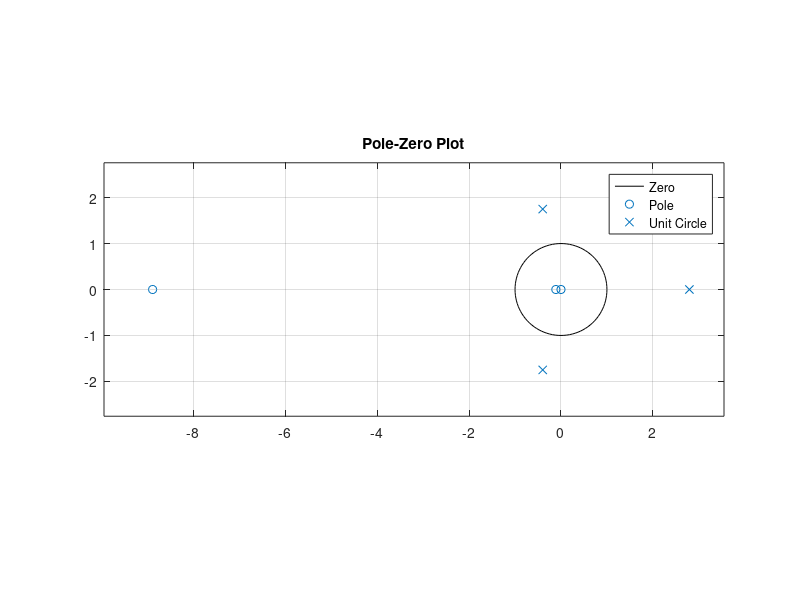
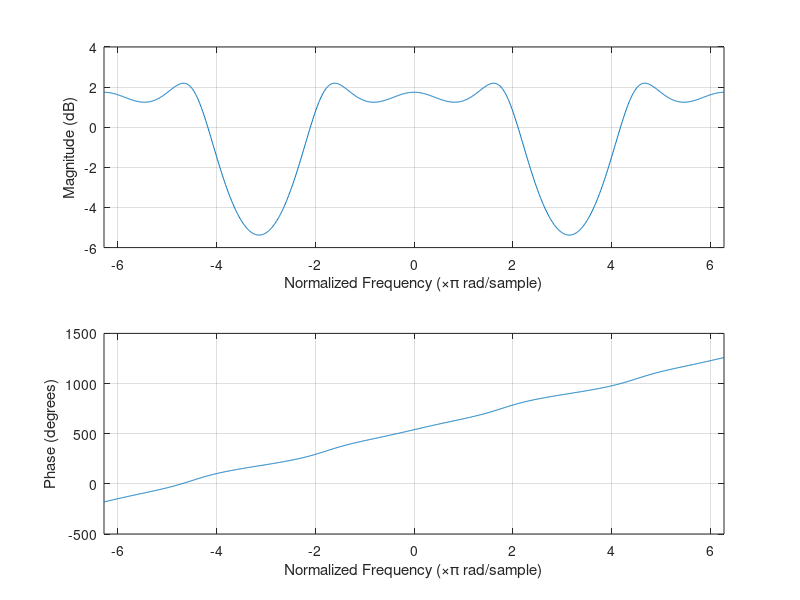

MATLAB code to generate these figures, in order:
clear all;
clc;
close all;

num = [1, 9, 1];
den = [1, -2, 1, -9];

figure; %P-Z plot
zplane(num, den);
grid on
title('Pole-Zero Plot');
legend('Zero','Pole','Unit Circle');

figure; %Freq response plot
freqz(num, den, -2*pi:1e-2:2*pi);
